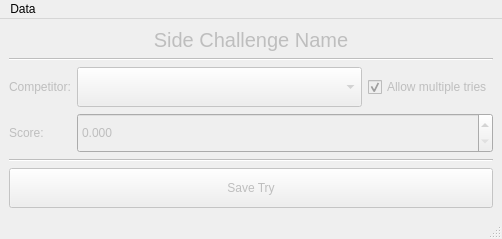
<?xml version="1.0" encoding="UTF-8"?>
<ui version="4.0">
 <class>NCM_ResultEntering_SideChallange</class>
 <widget class="QMainWindow" name="NCM_ResultEntering_SideChallange">
  <property name="geometry">
   <rect>
    <x>0</x>
    <y>0</y>
    <width>502</width>
    <height>239</height>
   </rect>
  </property>
  <property name="windowTitle">
   <string>MainWindow</string>
  </property>
  <widget class="QWidget" name="centralwidget">
   <property name="enabled">
    <bool>false</bool>
   </property>
   <layout class="QGridLayout" name="gridLayout">
    <item row="3" column="0">
     <widget class="QLabel" name="label_2">
      <property name="sizePolicy">
       <sizepolicy hsizetype="Maximum" vsizetype="Preferred">
        <horstretch>0</horstretch>
        <verstretch>0</verstretch>
       </sizepolicy>
      </property>
      <property name="minimumSize">
       <size>
        <width>0</width>
        <height>40</height>
       </size>
      </property>
      <property name="maximumSize">
       <size>
        <width>16777215</width>
        <height>40</height>
       </size>
      </property>
      <property name="text">
       <string>Score:</string>
      </property>
     </widget>
    </item>
    <item row="2" column="0">
     <widget class="QLabel" name="label">
      <property name="sizePolicy">
       <sizepolicy hsizetype="Maximum" vsizetype="Preferred">
        <horstretch>0</horstretch>
        <verstretch>0</verstretch>
       </sizepolicy>
      </property>
      <property name="minimumSize">
       <size>
        <width>0</width>
        <height>40</height>
       </size>
      </property>
      <property name="maximumSize">
       <size>
        <width>16777215</width>
        <height>40</height>
       </size>
      </property>
      <property name="text">
       <string>Competitor:</string>
      </property>
     </widget>
    </item>
    <item row="3" column="1" colspan="2">
     <widget class="QDoubleSpinBox" name="doubleSpinBox_Score">
      <property name="minimumSize">
       <size>
        <width>0</width>
        <height>40</height>
       </size>
      </property>
      <property name="maximumSize">
       <size>
        <width>16777215</width>
        <height>40</height>
       </size>
      </property>
      <property name="suffix">
       <string/>
      </property>
      <property name="decimals">
       <number>3</number>
      </property>
      <property name="maximum">
       <double>999999999.000000000000000</double>
      </property>
     </widget>
    </item>
    <item row="6" column="0" colspan="3">
     <widget class="QPushButton" name="pushButton_SaveTry">
      <property name="minimumSize">
       <size>
        <width>0</width>
        <height>40</height>
       </size>
      </property>
      <property name="maximumSize">
       <size>
        <width>16777215</width>
        <height>40</height>
       </size>
      </property>
      <property name="text">
       <string>Save Try</string>
      </property>
     </widget>
    </item>
    <item row="5" column="0" colspan="3">
     <widget class="Line" name="line">
      <property name="orientation">
       <enum>Qt::Horizontal</enum>
      </property>
     </widget>
    </item>
    <item row="1" column="0" colspan="3">
     <widget class="Line" name="line_2">
      <property name="orientation">
       <enum>Qt::Horizontal</enum>
      </property>
     </widget>
    </item>
    <item row="0" column="0" colspan="3">
     <widget class="QLabel" name="label_Name">
      <property name="styleSheet">
       <string notr="true">font-size: 20px;</string>
      </property>
      <property name="text">
       <string>Side Challenge Name</string>
      </property>
      <property name="alignment">
       <set>Qt::AlignCenter</set>
      </property>
     </widget>
    </item>
    <item row="2" column="1">
     <widget class="QComboBox" name="comboBox_Competitors">
      <property name="minimumSize">
       <size>
        <width>0</width>
        <height>40</height>
       </size>
      </property>
      <property name="maximumSize">
       <size>
        <width>16777215</width>
        <height>40</height>
       </size>
      </property>
     </widget>
    </item>
    <item row="2" column="2">
     <widget class="QCheckBox" name="checkBox_AllowMultiTries">
      <property name="sizePolicy">
       <sizepolicy hsizetype="Maximum" vsizetype="Fixed">
        <horstretch>0</horstretch>
        <verstretch>0</verstretch>
       </sizepolicy>
      </property>
      <property name="text">
       <string>Allow multiple tries</string>
      </property>
      <property name="checked">
       <bool>true</bool>
      </property>
     </widget>
    </item>
   </layout>
  </widget>
  <widget class="QMenuBar" name="menubar">
   <property name="geometry">
    <rect>
     <x>0</x>
     <y>0</y>
     <width>502</width>
     <height>21</height>
    </rect>
   </property>
   <widget class="QMenu" name="menuData">
    <property name="title">
     <string>Data</string>
    </property>
    <addaction name="actionChallange_and_Competitor_selection"/>
   </widget>
   <addaction name="menuData"/>
  </widget>
  <widget class="QStatusBar" name="statusbar"/>
  <action name="actionChallange_and_Competitor_selection">
   <property name="text">
    <string>Challange and Competitor selection</string>
   </property>
  </action>
 </widget>
 <resources/>
 <connections/>
</ui>
